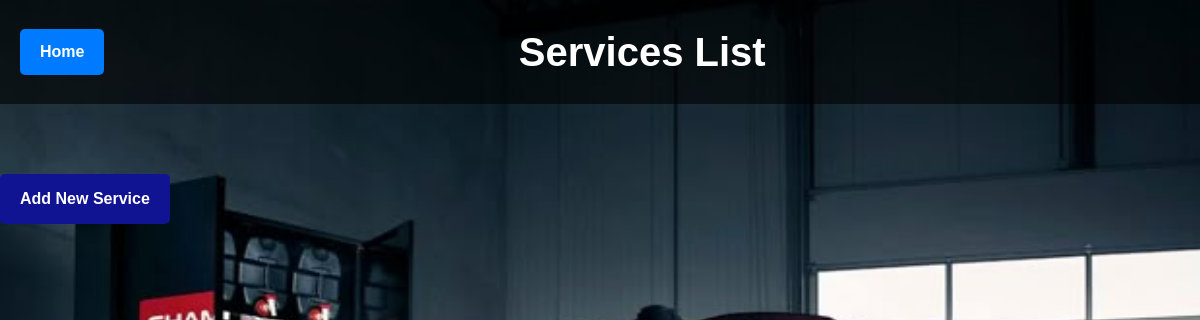
Before: /services_list/ (signed in) with the older database file.
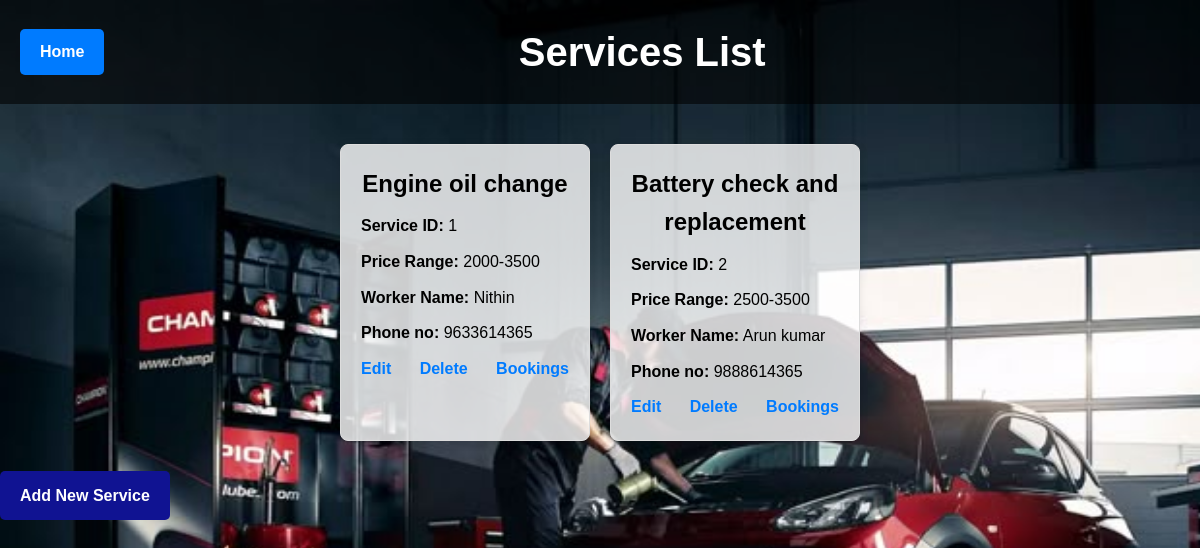
After: the same page with the newer database file.
### CB_TARS/models.py (models this page shows)
class Services(models.Model):
    workshop=models.ForeignKey(work,on_delete=models.CASCADE)
    services=models.TextField(max_length=50)
    service_id=models.IntegerField(unique=True)
    price_range=models.CharField(max_length=50,null=True,blank=True)
    workername=models.CharField(max_length=50,null=True,blank=True)
    phoneno=models.IntegerField(null=True,blank=True)

### CB_TARS/views.py (the view)
# urls.py: path('services_list/',views.services_list,name='services_list'),
def services_list(request):
    semail=request.session.get('email')
    workshop=models.work.objects.get(email=semail)
    services=models.Services.objects.filter(workshop=workshop)
    return render(request,'service_list.html',{'services':services})

### CB_TARS/templates/service_list.html (shortened to what this page needs)
{% load static %}
<!DOCTYPE html>
<html lang="en">
<head>
</head>
<body>
    <div class="header-container">
        <a href="/workhome/" class="back-btn">Home</a>
        <h1>Services List</h1>
    </div>
    <div class="services-container">
        {% for service in services %}
        <div class="service-card">
            <h2><center>{{ service.services }}</h2></center>
            <p><strong>Service ID:</strong> {{ service.service_id }}</p>
            <p><strong>Price Range:</strong> {{ service.price_range }}</p>
            <p><strong>Worker Name:</strong> {{ service.workername}}</p>
            <p><strong>Phone no:</strong> {{ service.phoneno }}</p>
            <div class="actions">
                <a href='/edit_service/{{ service.service_id }}'>Edit</a>
                <a href='/delete_service/{{ service.service_id }}'>Delete</a>
                <a href='/listworkbookings/{{ service.id }}'>Bookings</a>
            </div>
        </div>
        {% endfor %}
    </div>
    <a href="{% url 'addservices' %}" class="add-service-btn">Add New Service</a>
</body>
</html>

Changed rows visible on the page:
added Services: services "Engine oil change", service_id "1", price_range "2000-3500", workername "Nithin", phoneno "9633614365"
added Services: services "Battery check and replacement", service_id "2", price_range "2500-3500", workername "Arun kumar", phoneno "9888614365"
